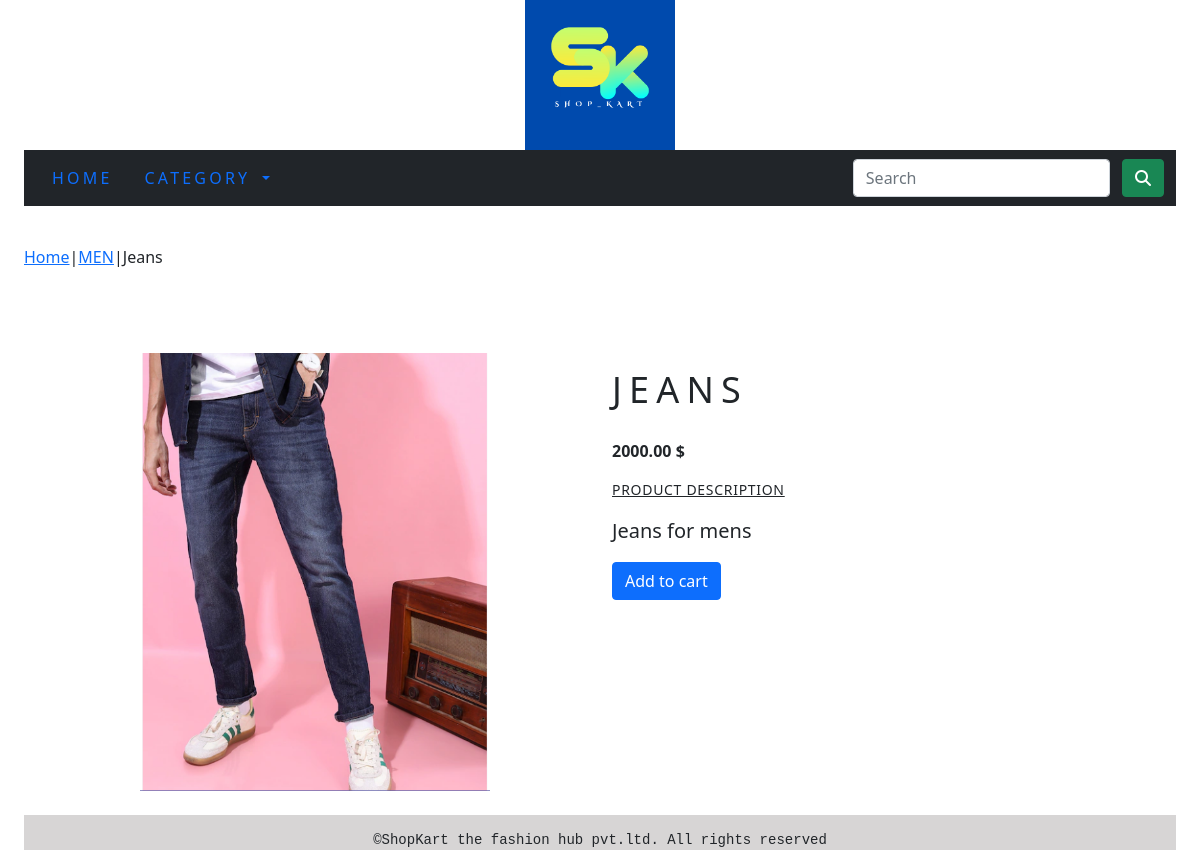
/shop/men/jeans/, run on the app's committed database.
### shopcart_app/models.py (models this page shows, shortened)
class Product(models.Model):
    name = models.CharField(max_length=250, unique=True)
    slug = models.SlugField(max_length=250, unique=True)
    description = models.TextField(blank=True)
    image = models.ImageField(upload_to='product', blank=True)
    price = models.DecimalField(max_digits=10, decimal_places=2)
    category = models.ForeignKey(Category, on_delete=models.CASCADE)
    stock = models.IntegerField()
    available = models.BooleanField(default=True)
    created = models.DateTimeField(auto_now_add=True)
    updated = models.DateTimeField(auto_now=True)
    class Meta:
        ordering = ('name',)
        verbose_name = "Product"
        verbose_name_plural = "products"

class Category(models.Model):
    name = models.CharField(max_length=250, unique=True)
    slug = models.SlugField(max_length=250, unique=True)
    description = models.TextField(blank=True)
    image = models.ImageField(upload_to='category', blank=True)
    class Meta:
        ordering = ('name',)
        verbose_name = "Category"
        verbose_name_plural = "Categories"
    def get_url(self):
        return reverse("shopcart_app:Products_by_category", args=[self.slug])
    def __str__(self):
        return '{}'.format(self.name)

### shopcart_app/views.py (the view)
# urls.py: path('<slug:c_slug>/<slug:product_slug>/', views.proDetail, name='ProdCatDet'),
def proDetail(request, c_slug, product_slug):
    try:
        product = Product.objects.get(category__slug=c_slug, slug=product_slug)
    except Exception as e:
        raise e
    return render(request, "product.html", {'product': product})

### cart/context_processors.py (called while the page is built)
def counter(request):
    item_count = 0
    if "admin" in request.path:
        return {}
    else:
        try:
            cart = Cart.objects.filter(cart_id = _cart_id(request))
            cart_items = CartItem.objects.all().filter(cart = cart[:1])
            for cart_item in cart_items:
                item_count += cart_item.quantity
        except Cart.DoesNotExist:
            item_count = 0
    return dict(item_count = item_count)

### cart/views.py (called while the page is built)
def _cart_id(request):
    cart = request.session.session_key
    if not cart:
        cart = request.session.create()
    return cart

### shopcart_app/context_processors.py (called while the page is built)
def menu_links(request):
    links = Category.objects.all()
    return dict(links=links)

### templates/product.html (shortened to what this page needs)
{% extends "base.html" %}
{% load static %}
{% block content %}
<div class="my-prod">
    <div class="mx_auto">
        <p><a href="{% url 'shopcart_app:allProdCat' %}">Home</a>|<a href="{{product.category.get_url}}">{{product.category}}</a>|{{product.name}}</p>
    </div>
</div>
<br>
<div class="container" >
<br>
<div class="row">
    <div class="col-12 col-sm-12 col-md-12 col-lg-6 text-center">
        <div style="min-width:18rem">
            <img src="{{product.image.url}}" style="height:500; width:350px;" alt="{{product.name}}">
        </div>
    </div>
        <div class="col-12 col-sm-12 col-md-12 col-lg-6 text-center">
            <div class="prod_side">
                <h1 class="prod-title" style="text-align:left;" >{{product.name}}</h1>
                <p style="text-align:left;"><b>{{product.price}} $</b></p>
                <p class="my_titlle" style="text-align:left;"><u>Product Description</u></p>
                <p class="text-justify prod-text" style="text-align:left;">{{product.description}}</p>
                {% if product.stock <= 0 %}
                <p class="text-justify prod-text" style="text-align:left;"><b>Out of Stock</b></p>
                {% else %}
                <a  class="btn btn-primary" href="{% url 'cart:add_cart' product.id %}" style="float: left;">Add to cart</a>
                {% endif %}
            </div>
        </div>
</div>
{% endblock %}

### static/css/custom.css (style rules this page uses)
.my-prod { padding-top:15px; padding-bottom:20px; }
.prod-title { padding-top:15px; padding-bottom:20px; font-size:36px; text-transform:uppercase; letter-spacing:.2em; font-weight:400; }
.prod-text { padding-right:20px; font-size:20px; font-weight:400; }
.my_titlle { font-size:14px; font-weight:50; text-transform:uppercase; letter-spacing:.05em; }
.prod_side { text-align: left; }

### data on the page
Product: category "MEN", name "Jeans", image (picture), name "JEANS", price "2000.00", description "Jeans for mens"
